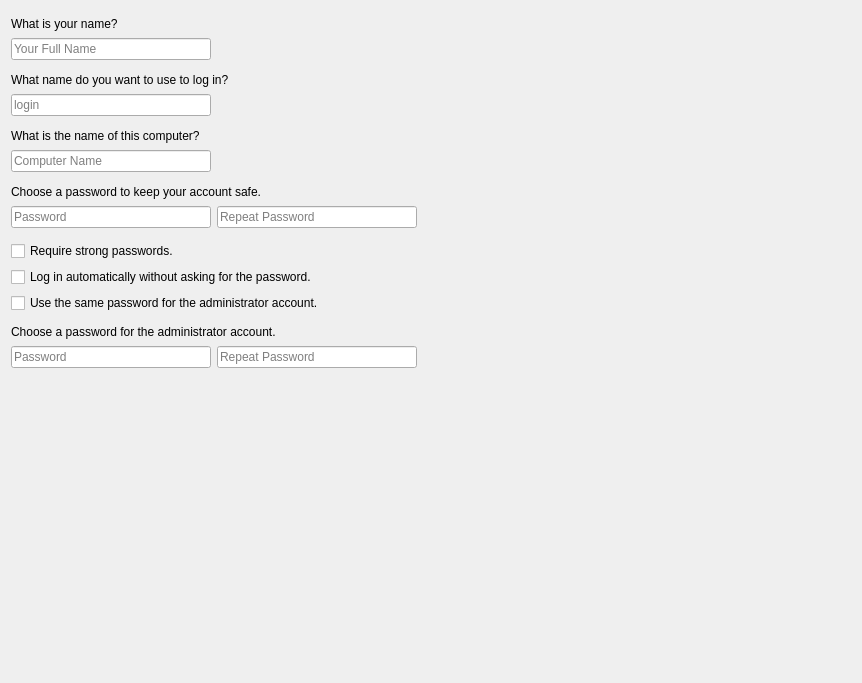
<?xml version="1.0" encoding="UTF-8"?>
<ui version="4.0">
 <class>Page_UserSetup</class>
 <widget class="QWidget" name="Page_UserSetup">
  <property name="geometry">
   <rect>
    <x>0</x>
    <y>0</y>
    <width>862</width>
    <height>683</height>
   </rect>
  </property>
  <property name="windowTitle">
   <string>Form</string>
  </property>
  <layout class="QVBoxLayout" name="verticalLayout_12">
   <item>
    <spacer name="verticalSpacer">
     <property name="orientation">
      <enum>Qt::Vertical</enum>
     </property>
     <property name="sizeType">
      <enum>QSizePolicy::Fixed</enum>
     </property>
     <property name="sizeHint" stdset="0">
      <size>
       <width>20</width>
       <height>6</height>
      </size>
     </property>
    </spacer>
   </item>
   <item>
    <widget class="QLabel" name="labelWhatIsYourName">
     <property name="text">
      <string>What is your name?</string>
     </property>
    </widget>
   </item>
   <item>
    <layout class="QHBoxLayout" name="horizontalLayout">
     <item>
      <widget class="QLineEdit" name="textBoxFullName">
       <property name="minimumSize">
        <size>
         <width>200</width>
         <height>0</height>
        </size>
       </property>
       <property name="placeholderText">
        <string>Your Full Name</string>
       </property>
      </widget>
     </item>
     <item>
      <widget class="QLabel" name="labelFullName">
       <property name="sizePolicy">
        <sizepolicy hsizetype="Fixed" vsizetype="Fixed">
         <horstretch>0</horstretch>
         <verstretch>0</verstretch>
        </sizepolicy>
       </property>
       <property name="minimumSize">
        <size>
         <width>24</width>
         <height>24</height>
        </size>
       </property>
       <property name="maximumSize">
        <size>
         <width>24</width>
         <height>24</height>
        </size>
       </property>
       <property name="text">
        <string notr="true"/>
       </property>
       <property name="scaledContents">
        <bool>true</bool>
       </property>
      </widget>
     </item>
     <item>
      <widget class="QLabel" name="labelFullNameError">
       <property name="sizePolicy">
        <sizepolicy hsizetype="Expanding" vsizetype="Preferred">
         <horstretch>1</horstretch>
         <verstretch>0</verstretch>
        </sizepolicy>
       </property>
       <property name="text">
        <string/>
       </property>
       <property name="wordWrap">
        <bool>true</bool>
       </property>
      </widget>
     </item>
    </layout>
   </item>
   <item>
    <spacer name="verticalSpacer_2">
     <property name="orientation">
      <enum>Qt::Vertical</enum>
     </property>
     <property name="sizeType">
      <enum>QSizePolicy::Fixed</enum>
     </property>
     <property name="sizeHint" stdset="0">
      <size>
       <width>20</width>
       <height>6</height>
      </size>
     </property>
    </spacer>
   </item>
   <item>
    <widget class="QLabel" name="username_label_2">
     <property name="text">
      <string>What name do you want to use to log in?</string>
     </property>
     <property name="wordWrap">
      <bool>false</bool>
     </property>
    </widget>
   </item>
   <item>
    <layout class="QHBoxLayout" name="horizontalLayout_2">
     <item>
      <widget class="QLineEdit" name="textBoxUsername">
       <property name="sizePolicy">
        <sizepolicy hsizetype="Expanding" vsizetype="Fixed">
         <horstretch>0</horstretch>
         <verstretch>0</verstretch>
        </sizepolicy>
       </property>
       <property name="minimumSize">
        <size>
         <width>200</width>
         <height>0</height>
        </size>
       </property>
       <property name="placeholderText">
        <string>login</string>
       </property>
      </widget>
     </item>
     <item>
      <widget class="QLabel" name="labelUsername">
       <property name="sizePolicy">
        <sizepolicy hsizetype="Fixed" vsizetype="Fixed">
         <horstretch>0</horstretch>
         <verstretch>0</verstretch>
        </sizepolicy>
       </property>
       <property name="minimumSize">
        <size>
         <width>24</width>
         <height>24</height>
        </size>
       </property>
       <property name="maximumSize">
        <size>
         <width>24</width>
         <height>24</height>
        </size>
       </property>
       <property name="scaledContents">
        <bool>true</bool>
       </property>
      </widget>
     </item>
     <item>
      <widget class="QLabel" name="labelUsernameError">
       <property name="sizePolicy">
        <sizepolicy hsizetype="Expanding" vsizetype="Preferred">
         <horstretch>1</horstretch>
         <verstretch>0</verstretch>
        </sizepolicy>
       </property>
       <property name="minimumSize">
        <size>
         <width>200</width>
         <height>0</height>
        </size>
       </property>
       <property name="text">
        <string/>
       </property>
       <property name="alignment">
        <set>Qt::AlignVCenter</set>
       </property>
       <property name="wordWrap">
        <bool>true</bool>
       </property>
      </widget>
     </item>
    </layout>
   </item>
   <item>
    <spacer name="verticalSpacer_4">
     <property name="orientation">
      <enum>Qt::Vertical</enum>
     </property>
     <property name="sizeType">
      <enum>QSizePolicy::Fixed</enum>
     </property>
     <property name="sizeHint" stdset="0">
      <size>
       <width>20</width>
       <height>6</height>
      </size>
     </property>
    </spacer>
   </item>
   <item>
    <widget class="QLabel" name="hostname_label_2">
     <property name="text">
      <string>What is the name of this computer?</string>
     </property>
     <property name="wordWrap">
      <bool>false</bool>
     </property>
    </widget>
   </item>
   <item>
    <layout class="QHBoxLayout" name="horizontalLayout_4">
     <item>
      <widget class="QLineEdit" name="textBoxHostname">
       <property name="sizePolicy">
        <sizepolicy hsizetype="Expanding" vsizetype="Fixed">
         <horstretch>0</horstretch>
         <verstretch>0</verstretch>
        </sizepolicy>
       </property>
       <property name="minimumSize">
        <size>
         <width>200</width>
         <height>0</height>
        </size>
       </property>
       <property name="toolTip">
        <string>&lt;small&gt;This name will be used if you make the computer visible to others on a network.&lt;/small&gt;</string>
       </property>
       <property name="placeholderText">
        <string>Computer Name</string>
       </property>
      </widget>
     </item>
     <item>
      <widget class="QLabel" name="labelHostname">
       <property name="sizePolicy">
        <sizepolicy hsizetype="Fixed" vsizetype="Fixed">
         <horstretch>0</horstretch>
         <verstretch>0</verstretch>
        </sizepolicy>
       </property>
       <property name="minimumSize">
        <size>
         <width>24</width>
         <height>24</height>
        </size>
       </property>
       <property name="maximumSize">
        <size>
         <width>24</width>
         <height>24</height>
        </size>
       </property>
       <property name="scaledContents">
        <bool>true</bool>
       </property>
      </widget>
     </item>
     <item>
      <widget class="QLabel" name="labelHostnameError">
       <property name="sizePolicy">
        <sizepolicy hsizetype="Expanding" vsizetype="Preferred">
         <horstretch>1</horstretch>
         <verstretch>0</verstretch>
        </sizepolicy>
       </property>
       <property name="minimumSize">
        <size>
         <width>200</width>
         <height>0</height>
        </size>
       </property>
       <property name="text">
        <string/>
       </property>
       <property name="alignment">
        <set>Qt::AlignVCenter</set>
       </property>
       <property name="wordWrap">
        <bool>true</bool>
       </property>
      </widget>
     </item>
    </layout>
   </item>
   <item>
    <spacer name="verticalSpacer_3">
     <property name="orientation">
      <enum>Qt::Vertical</enum>
     </property>
     <property name="sizeType">
      <enum>QSizePolicy::Fixed</enum>
     </property>
     <property name="sizeHint" stdset="0">
      <size>
       <width>20</width>
       <height>6</height>
      </size>
     </property>
    </spacer>
   </item>
   <item>
    <widget class="QLabel" name="password_label_2">
     <property name="text">
      <string>Choose a password to keep your account safe.</string>
     </property>
     <property name="wordWrap">
      <bool>false</bool>
     </property>
    </widget>
   </item>
   <item>
    <layout class="QHBoxLayout" name="horizontalLayout_3">
     <item>
      <widget class="QLineEdit" name="textBoxUserPassword">
       <property name="sizePolicy">
        <sizepolicy hsizetype="Expanding" vsizetype="Fixed">
         <horstretch>0</horstretch>
         <verstretch>0</verstretch>
        </sizepolicy>
       </property>
       <property name="minimumSize">
        <size>
         <width>200</width>
         <height>0</height>
        </size>
       </property>
       <property name="toolTip">
        <string>&lt;small&gt;Enter the same password twice, so that it can be checked for typing errors. A good password will contain a mixture of letters, numbers and punctuation, should be at least eight characters long, and should be changed at regular intervals.&lt;/small&gt;</string>
       </property>
       <property name="echoMode">
        <enum>QLineEdit::Password</enum>
       </property>
       <property name="placeholderText">
        <string>Password</string>
       </property>
      </widget>
     </item>
     <item>
      <widget class="QLineEdit" name="textBoxUserVerifiedPassword">
       <property name="sizePolicy">
        <sizepolicy hsizetype="Expanding" vsizetype="Fixed">
         <horstretch>0</horstretch>
         <verstretch>0</verstretch>
        </sizepolicy>
       </property>
       <property name="minimumSize">
        <size>
         <width>200</width>
         <height>0</height>
        </size>
       </property>
       <property name="toolTip">
        <string>&lt;small&gt;Enter the same password twice, so that it can be checked for typing errors. A good password will contain a mixture of letters, numbers and punctuation, should be at least eight characters long, and should be changed at regular intervals.&lt;/small&gt;</string>
       </property>
       <property name="echoMode">
        <enum>QLineEdit::Password</enum>
       </property>
       <property name="placeholderText">
        <string>Repeat Password</string>
       </property>
      </widget>
     </item>
     <item>
      <widget class="QLabel" name="labelUserPassword">
       <property name="sizePolicy">
        <sizepolicy hsizetype="Fixed" vsizetype="Fixed">
         <horstretch>0</horstretch>
         <verstretch>0</verstretch>
        </sizepolicy>
       </property>
       <property name="minimumSize">
        <size>
         <width>24</width>
         <height>24</height>
        </size>
       </property>
       <property name="maximumSize">
        <size>
         <width>24</width>
         <height>24</height>
        </size>
       </property>
       <property name="scaledContents">
        <bool>true</bool>
       </property>
      </widget>
     </item>
     <item>
      <widget class="QLabel" name="labelUserPasswordError">
       <property name="sizePolicy">
        <sizepolicy hsizetype="Expanding" vsizetype="Preferred">
         <horstretch>1</horstretch>
         <verstretch>0</verstretch>
        </sizepolicy>
       </property>
       <property name="minimumSize">
        <size>
         <width>100</width>
         <height>0</height>
        </size>
       </property>
       <property name="text">
        <string/>
       </property>
       <property name="alignment">
        <set>Qt::AlignVCenter</set>
       </property>
       <property name="wordWrap">
        <bool>true</bool>
       </property>
      </widget>
     </item>
    </layout>
   </item>
   <item>
    <spacer name="verticalSpacer_5">
     <property name="orientation">
      <enum>Qt::Vertical</enum>
     </property>
     <property name="sizeType">
      <enum>QSizePolicy::Fixed</enum>
     </property>
     <property name="sizeHint" stdset="0">
      <size>
       <width>20</width>
       <height>6</height>
      </size>
     </property>
    </spacer>
   </item>
   <item>
    <widget class="QCheckBox" name="checkBoxValidatePassword">
     <property name="toolTip">
      <string>When this box is checked, password-strength checking is done and you will not be able to use a weak password.</string>
     </property>
     <property name="text">
      <string>Require strong passwords.</string>
     </property>
    </widget>
   </item>
   <item>
    <widget class="QCheckBox" name="checkBoxAutoLogin">
     <property name="text">
      <string>Log in automatically without asking for the password.</string>
     </property>
    </widget>
   </item>
   <item>
    <widget class="QCheckBox" name="checkBoxReusePassword">
     <property name="text">
      <string>Use the same password for the administrator account.</string>
     </property>
    </widget>
   </item>
   <item>
    <spacer name="verticalSpacer_6">
     <property name="orientation">
      <enum>Qt::Vertical</enum>
     </property>
     <property name="sizeType">
      <enum>QSizePolicy::Fixed</enum>
     </property>
     <property name="sizeHint" stdset="0">
      <size>
       <width>20</width>
       <height>6</height>
      </size>
     </property>
    </spacer>
   </item>
   <item>
    <widget class="QLabel" name="labelChooseRootPassword">
     <property name="text">
      <string>Choose a password for the administrator account.</string>
     </property>
     <property name="wordWrap">
      <bool>false</bool>
     </property>
    </widget>
   </item>
   <item>
    <layout class="QHBoxLayout" name="horizontalLayout_5">
     <item>
      <widget class="QLineEdit" name="textBoxRootPassword">
       <property name="sizePolicy">
        <sizepolicy hsizetype="Expanding" vsizetype="Fixed">
         <horstretch>0</horstretch>
         <verstretch>0</verstretch>
        </sizepolicy>
       </property>
       <property name="minimumSize">
        <size>
         <width>200</width>
         <height>0</height>
        </size>
       </property>
       <property name="toolTip">
        <string>&lt;small&gt;Enter the same password twice, so that it can be checked for typing errors.&lt;/small&gt;</string>
       </property>
       <property name="echoMode">
        <enum>QLineEdit::Password</enum>
       </property>
       <property name="placeholderText">
        <string>Password</string>
       </property>
      </widget>
     </item>
     <item>
      <widget class="QLineEdit" name="textBoxVerifiedRootPassword">
       <property name="sizePolicy">
        <sizepolicy hsizetype="Expanding" vsizetype="Fixed">
         <horstretch>0</horstretch>
         <verstretch>0</verstretch>
        </sizepolicy>
       </property>
       <property name="minimumSize">
        <size>
         <width>200</width>
         <height>0</height>
        </size>
       </property>
       <property name="toolTip">
        <string>&lt;small&gt;Enter the same password twice, so that it can be checked for typing errors.&lt;/small&gt;</string>
       </property>
       <property name="echoMode">
        <enum>QLineEdit::Password</enum>
       </property>
       <property name="placeholderText">
        <string>Repeat Password</string>
       </property>
      </widget>
     </item>
     <item>
      <widget class="QLabel" name="labelRootPassword">
       <property name="sizePolicy">
        <sizepolicy hsizetype="Fixed" vsizetype="Fixed">
         <horstretch>0</horstretch>
         <verstretch>0</verstretch>
        </sizepolicy>
       </property>
       <property name="minimumSize">
        <size>
         <width>24</width>
         <height>24</height>
        </size>
       </property>
       <property name="maximumSize">
        <size>
         <width>24</width>
         <height>24</height>
        </size>
       </property>
       <property name="scaledContents">
        <bool>true</bool>
       </property>
      </widget>
     </item>
     <item>
      <widget class="QLabel" name="labelRootPasswordError">
       <property name="sizePolicy">
        <sizepolicy hsizetype="Expanding" vsizetype="Preferred">
         <horstretch>1</horstretch>
         <verstretch>0</verstretch>
        </sizepolicy>
       </property>
       <property name="minimumSize">
        <size>
         <width>100</width>
         <height>0</height>
        </size>
       </property>
       <property name="text">
        <string/>
       </property>
       <property name="alignment">
        <set>Qt::AlignVCenter</set>
       </property>
       <property name="wordWrap">
        <bool>true</bool>
       </property>
      </widget>
     </item>
    </layout>
   </item>
   <item>
    <spacer name="verticalSpacer_7">
     <property name="orientation">
      <enum>Qt::Vertical</enum>
     </property>
     <property name="sizeHint" stdset="0">
      <size>
       <width>20</width>
       <height>1</height>
      </size>
     </property>
    </spacer>
   </item>
  </layout>
 </widget>
 <resources/>
 <connections/>
</ui>
